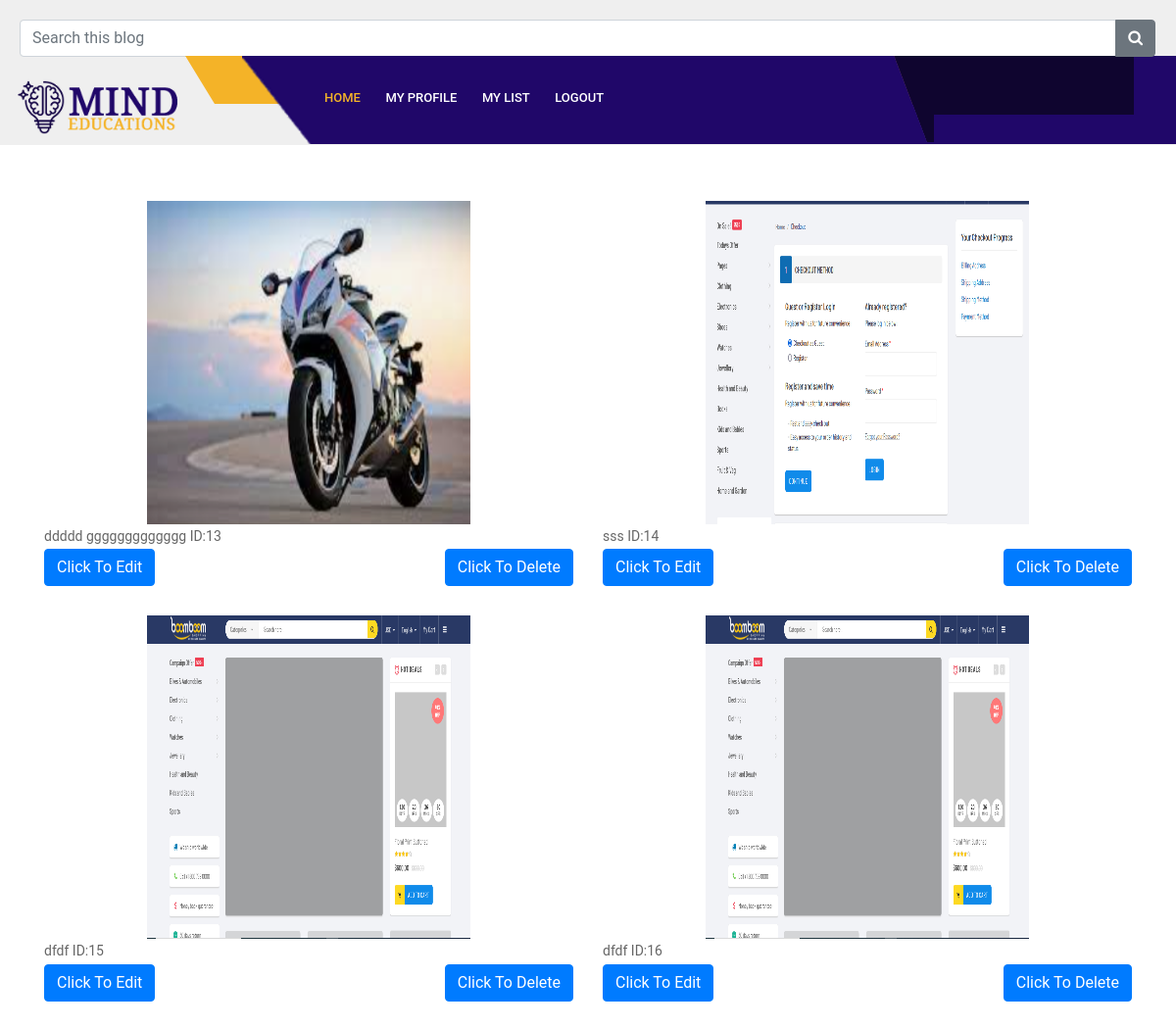
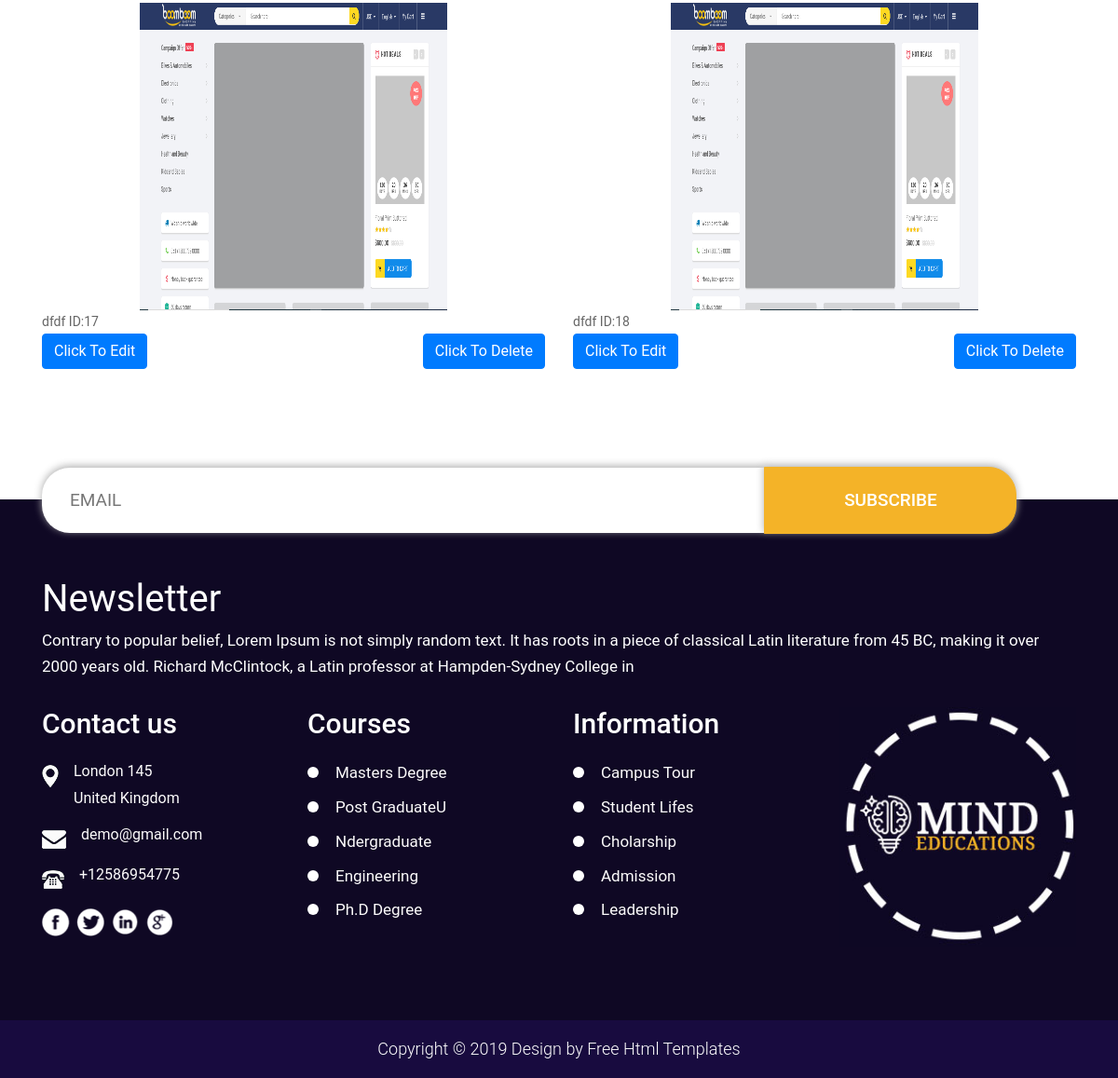
The page /show_list/ (signed in) on the database its author committed (2 pictures, top to bottom).
### app_one/models.py (models this page shows, shortened)
class listing_of_accommodationthat_seller_offering(models.Model):
    class Meta:
        verbose_name_plural = 'listing of accommodationthat seller offering'
    link_with_user = models.ForeignKey(User_info_table, on_delete=models.CASCADE)
    model_offering_accommodation = models.CharField(max_length=256)
    model_property = models.CharField(max_length=256, blank=True, null=True)
    model_Property_Address = models.CharField(max_length=256)
    model_property_bedrooms = models.CharField(max_length=256)
    model_property_bathrooms = models.CharField(max_length=256)
    model_Parking = models.CharField(max_length=256)
    model_Internet = models.CharField(max_length=256)
    model_Total_number_of_flatmates = models.CharField(max_length=256)
    model_Room_name = models.CharField(max_length=256)
    model_Room_type = models.CharField(max_length=256)
    model_Room_furnishings = models.CharField(max_length=256)
    model_Bathroom_type = models.CharField(max_length=256)
    model_Bed_Size = models.CharField(max_length=256, blank=True, null=True)
    model_Room_furnishings_features_Bed_side_table = models.CharField(max_length=256, blank=True, null=True)
    model_Room_furnishings_features_Wardrobe = models.CharField(max_length=256, blank=True, null=True)
    model_Room_furnishings_features_Drawers = models.CharField(max_length=256, blank=True, null=True)
    model_Room_furnishings_features_Air_conditioner = models.CharField(max_length=256, blank=True, null=True)
    model_Room_furnishings_features_Heater = models.CharField(max_length=256, blank=True, null=True)
    model_Room_furnishings_features_Desk = models.CharField(max_length=256, blank=True, null=True)
    model_Room_furnishings_features_Lamp = models.CharField(max_length=256, blank=True, null=True)
    model_Room_furnishings_features_Chair = models.CharField(max_length=256, blank=True, null=True)
    model_Room_furnishings_features_Couch = models.CharField(max_length=256, blank=True, null=True)
    model_Room_furnishings_features_TV = models.CharField(max_length=256, blank=True, null=True)
    model_Room_furnishings_features_Balcony = models.CharField(max_length=256, blank=True, null=True)
    model_Room_furnishings_features_Door_lock = models.CharField(max_length=256, blank=True, null=True)
    model_Room_furnishings_features_Kitchenette = models.CharField(max_length=256, blank=True, null=True)
    model_room_Weekly_rent = models.IntegerField()
    model_room_changed_Bond = models.CharField(max_length=256)
    model_room_changed_Bills = models.CharField(max_length=256)
    model_Room_availability_Date = models.DateField(max_length=256)
    model_Room_availability_Minimum_length_stay = models.CharField(max_length=256)
    model_Room_availability_Maximum_length_stay = models.CharField(max_length=256)
    model_Property_and_room_images_1 = models.ManyToManyField(accommodationthat_seller_offering_image, blank=True, null=True)
    model_Flatmate_Preference_name = models.CharField(max_length=256)
    model_Accepting_Backpackers = models.CharField(max_length=256, blank=True, null=True)
    model_Accepting_Students = models.CharField(max_length=256, blank=True, null=True)
    model_Accepting_Smokers = models.CharField(max_length=256, blank=True, null=True)
    model_Accepting_LGBTI = models.CharField(max_length=256, blank=True, null=True)
    model_Accepting_years_olds = models.CharField(max_length=256, blank=True, null=True)
    model_Accepting_Children = models.CharField(max_length=256, blank=True, null=True)
    model_Accepting_Pets = models.CharField(max_length=256, blank=True, null=True)
    model_Accepting_Retirees = models.CharField(max_length=256, blank=True, null=True)
    model_Accepting_On_welfare = models.CharField(max_length=256, blank=True, null=True)
    Can_edit_or_not = models.CharField(max_length=256, blank=True, null=True)
    model_introduce_about_your_flatmates = models.TextField(blank=True, null=True)
    model_introduce_great_about_living = models.TextField(blank=True, null=True)
    List_create_date_time = models.DateTimeField(default=datetime.now(), blank=True, null=True)
    List_create_date = models.DateField(default=date.today(), blank=True, null=True)
    def __str__(self):
        return self.model_offering_accommodation + ' - ' + self.model_property

class accommodationthat_seller_offering_image(models.Model):
    class Meta:
        verbose_name_plural = 'listing of accommodationthat seller offering images'
    model_Property_and_room_images_1 = models.ImageField(blank=True, null=True, upload_to='image/')

### app_one/views_2.py (the view)
# urls.py: path('show_list/', views_2.show_list, name='show_list'),
def show_list(request):
    session_user_id = request.session.get('session_user_id')
    if session_user_id:
        the_user = User_info_table.objects.get(id=session_user_id)
        print('the_user')
        print(the_user)
        print(the_user)
        the_list = listing_of_accommodationthat_seller_offering.objects.filter(link_with_user=the_user)
        if the_list:
            for i in the_list:
                print('the_list_one.List_create_date')
                print(i.List_create_date)
                print('the_list_one.List_create_date')
                current_date = date.today()
                Til_future_date = i.List_create_date + timedelta(days=45)
                print('current_date')
                print(current_date)
                if current_date < Til_future_date:
                    print('kom')
                    print(i.id)
                    the_edit_able = listing_of_accommodationthat_seller_offering.objects.get(id=i.id)
                    the_edit_able.Can_edit_or_not='Can_Edit'
                    the_edit_able.save()
                else:
                    print('base')
                    the_edit_able = listing_of_accommodationthat_seller_offering.objects.get(id=i.id)
                    the_edit_able.Can_edit_or_not = 'Can_Not_Edit'
                    the_edit_able.save()
        print(the_list)
        print('the_list')
        print(the_list)
        print('datetime.today()')
        print(datetime.today())
        print(datetime.now())
        print(date.today())
        current_date = date.today()
        future_date = current_date + timedelta(days=7)
        print('future_date')
        print(future_date)
        contex = {
            'the_list': the_list,
            'current_date': current_date,
        }
        return render(request, 'views_2_templates/show_list.html', contex)
    return redirect('func_login')

### app_one/models.py (called while the page is built)
    def __str__(self):
        return str(self.id)+" "+self.User_name +"  "

### templates/views_2_templates/show_list.html (shortened to what this page needs)
{% extends 'base.html' %}
{% load static %}
{% block body %}
<div class="row" style="margin-top: 50px;">
{% for i in the_list %}
<div class="col-md-6 col-lg-6" style=" padding: 15px;">
    <div style="text-align: center;">
        <img src="{{ i.model_Property_and_room_images_1.first.model_Property_and_room_images_1.url }}" height="330px" width="330px" style="width: 330px;height: 330px;"/>
    </div>
       {{i.model_Property_Address}}
       ID:{{i.id}}
<br>
    {% if i.Can_edit_or_not == 'Can_Edit' %}
        <a class="btn btn-primary" href="{% url 'go_to_edit_list' i.id %}">Click To Edit</a>
    {% endif %}
        <a class="btn btn-primary" href="{% url 'go_to_delete_list' i.id %}" style="position: relative; float: right;">Click To Delete</a>
</div>
{% endfor %}
</div>
{% endblock %}

### static/css/style.css (style rules this page uses)
* { box-sizing: border-box !important; }
html { scroll-behavior: smooth; }
body { color: #666666; font-size: 14px; font-family: 'Roboto', sans-serif; line-height: 1.80857; font-weight: normal; overflow-x: hidden; }
a { color: #1f1f1f; text-decoration: none !important; outline: none !important; -webkit-transition: all .3s ease-in-out; -moz-transition: all .3s ease-in-out; -ms-transition: all .3s ease-in-out; -o-transition: all .3s ease-in-out; transition: all .3s ease-in-out; }
*, *::after, *::before { -webkit-box-sizing: border-box; -moz-box-sizing: border-box; box-sizing: border-box; }
a { color: #222222; text-decoration: none; outline: none !important; }
a, .btn { text-decoration: none !important; outline: none !important; -webkit-transition: all .3s ease-in-out; -moz-transition: all .3s ease-in-out; -ms-transition: all .3s ease-in-out; -o-transition: all .3s ease-in-out; transition: all .3s ease-in-out; }
img { max-width: 100%; height: auto; }

### rows shown on the page
listing_of_accommodationthat_seller_offering: model_Property_and_room_images_1.first.model_Property_and_room_images_1 (picture), model_Property_Address "ddddd ggggggggggggg", id "13", Can_edit_or_not "Click To Edit"
listing_of_accommodationthat_seller_offering: model_Property_and_room_images_1.first.model_Property_and_room_images_1 (picture), model_Property_Address "sss", id "14", Can_edit_or_not "Click To Edit"
listing_of_accommodationthat_seller_offering: model_Property_and_room_images_1.first.model_Property_and_room_images_1 (picture), model_Property_Address "dfdf", id "15", Can_edit_or_not "Click To Edit"
listing_of_accommodationthat_seller_offering: model_Property_and_room_images_1.first.model_Property_and_room_images_1 (picture), model_Property_Address "dfdf", id "16", Can_edit_or_not "Click To Edit"
listing_of_accommodationthat_seller_offering: model_Property_and_room_images_1.first.model_Property_and_room_images_1 (picture), model_Property_Address "dfdf", id "17", Can_edit_or_not "Click To Edit"
listing_of_accommodationthat_seller_offering: model_Property_and_room_images_1.first.model_Property_and_room_images_1 (picture), model_Property_Address "dfdf", id "18", Can_edit_or_not "Click To Edit"
